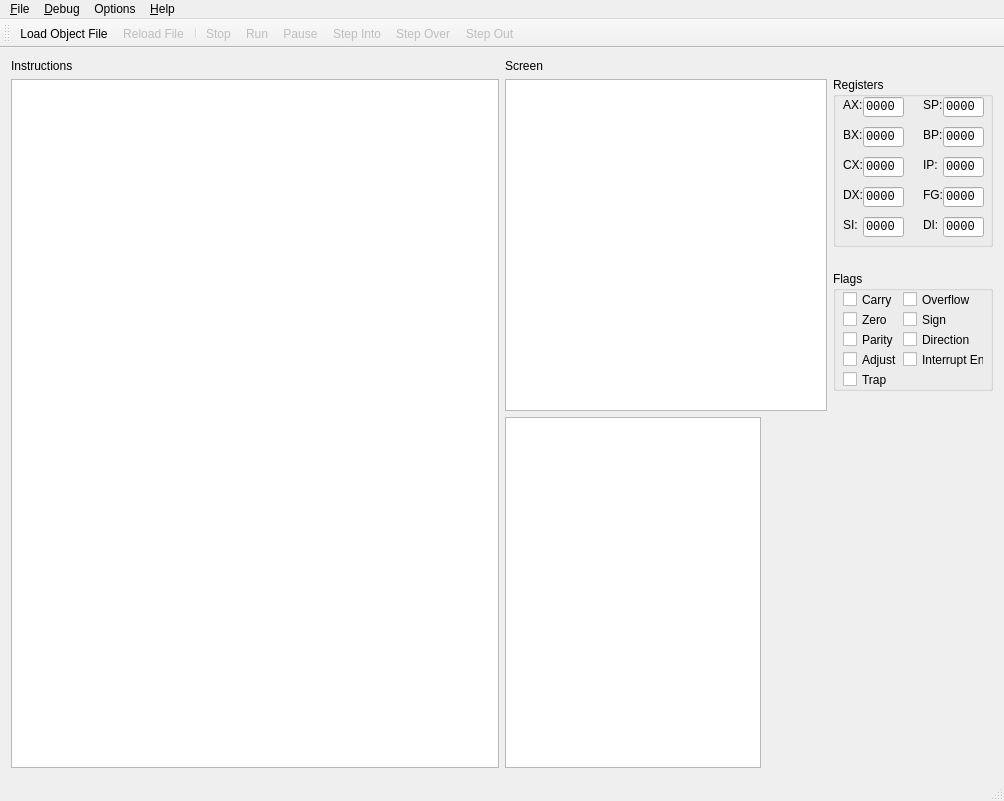
<?xml version="1.0" encoding="UTF-8"?>
<ui version="4.0">
 <class>MainWnd8086</class>
 <widget class="QMainWindow" name="MainWnd8086">
  <property name="windowModality">
   <enum>Qt::WindowModal</enum>
  </property>
  <property name="geometry">
   <rect>
    <x>0</x>
    <y>0</y>
    <width>1004</width>
    <height>801</height>
   </rect>
  </property>
  <property name="sizePolicy">
   <sizepolicy hsizetype="MinimumExpanding" vsizetype="MinimumExpanding">
    <horstretch>0</horstretch>
    <verstretch>0</verstretch>
   </sizepolicy>
  </property>
  <property name="focusPolicy">
   <enum>Qt::ClickFocus</enum>
  </property>
  <property name="windowTitle">
   <string>MainWnd8086</string>
  </property>
  <widget class="QWidget" name="centralWidget">
   <property name="sizePolicy">
    <sizepolicy hsizetype="Expanding" vsizetype="Expanding">
     <horstretch>0</horstretch>
     <verstretch>0</verstretch>
    </sizepolicy>
   </property>
   <layout class="QGridLayout" name="gridLayout">
    <item row="0" column="0">
     <layout class="QHBoxLayout" name="hrzAll">
      <property name="sizeConstraint">
       <enum>QLayout::SetMinimumSize</enum>
      </property>
      <item>
       <layout class="QVBoxLayout" name="verticalLayout_4">
        <item>
         <widget class="QLabel" name="lblInstr">
          <property name="sizePolicy">
           <sizepolicy hsizetype="Fixed" vsizetype="Fixed">
            <horstretch>0</horstretch>
            <verstretch>0</verstretch>
           </sizepolicy>
          </property>
          <property name="text">
           <string>Instructions</string>
          </property>
         </widget>
        </item>
        <item>
         <widget class="QInstructionList" name="lstInstructions">
          <property name="sizePolicy">
           <sizepolicy hsizetype="Expanding" vsizetype="Minimum">
            <horstretch>0</horstretch>
            <verstretch>0</verstretch>
           </sizepolicy>
          </property>
          <property name="minimumSize">
           <size>
            <width>400</width>
            <height>400</height>
           </size>
          </property>
          <property name="maximumSize">
           <size>
            <width>16777215</width>
            <height>16777215</height>
           </size>
          </property>
          <property name="focusPolicy">
           <enum>Qt::NoFocus</enum>
          </property>
          <property name="autoScroll">
           <bool>false</bool>
          </property>
          <property name="editTriggers">
           <set>QAbstractItemView::NoEditTriggers</set>
          </property>
          <property name="showDropIndicator" stdset="0">
           <bool>false</bool>
          </property>
          <property name="selectionMode">
           <enum>QAbstractItemView::SingleSelection</enum>
          </property>
          <property name="selectionBehavior">
           <enum>QAbstractItemView::SelectRows</enum>
          </property>
          <property name="showGrid">
           <bool>false</bool>
          </property>
          <property name="wordWrap">
           <bool>false</bool>
          </property>
          <property name="cornerButtonEnabled">
           <bool>false</bool>
          </property>
          <attribute name="horizontalHeaderVisible">
           <bool>false</bool>
          </attribute>
          <attribute name="horizontalHeaderStretchLastSection">
           <bool>false</bool>
          </attribute>
          <attribute name="verticalHeaderVisible">
           <bool>false</bool>
          </attribute>
         </widget>
        </item>
       </layout>
      </item>
      <item>
       <layout class="QVBoxLayout" name="verticalLayout_3">
        <property name="sizeConstraint">
         <enum>QLayout::SetMinimumSize</enum>
        </property>
        <item>
         <layout class="QHBoxLayout" name="horizontalLayout">
          <property name="sizeConstraint">
           <enum>QLayout::SetMinimumSize</enum>
          </property>
          <item>
           <layout class="QVBoxLayout" name="verticalLayout">
            <property name="sizeConstraint">
             <enum>QLayout::SetMinimumSize</enum>
            </property>
            <item>
             <widget class="QLabel" name="label">
              <property name="text">
               <string>Screen</string>
              </property>
             </widget>
            </item>
            <item>
             <widget class="QPlainTextEdit" name="textBrowser">
              <property name="font">
               <font>
                <family>Courier New</family>
                <pointsize>11</pointsize>
               </font>
              </property>
              <property name="focusPolicy">
               <enum>Qt::NoFocus</enum>
              </property>
              <property name="acceptDrops">
               <bool>false</bool>
              </property>
              <property name="verticalScrollBarPolicy">
               <enum>Qt::ScrollBarAlwaysOff</enum>
              </property>
              <property name="horizontalScrollBarPolicy">
               <enum>Qt::ScrollBarAlwaysOff</enum>
              </property>
              <property name="undoRedoEnabled">
               <bool>false</bool>
              </property>
              <property name="readOnly">
               <bool>true</bool>
              </property>
              <property name="textInteractionFlags">
               <set>Qt::NoTextInteraction</set>
              </property>
             </widget>
            </item>
           </layout>
          </item>
          <item>
           <layout class="QVBoxLayout" name="verticalLayout_2">
            <item>
             <widget class="QGroupBox" name="grpRegisters">
              <property name="sizePolicy">
               <sizepolicy hsizetype="Fixed" vsizetype="Fixed">
                <horstretch>0</horstretch>
                <verstretch>0</verstretch>
               </sizepolicy>
              </property>
              <property name="minimumSize">
               <size>
                <width>160</width>
                <height>170</height>
               </size>
              </property>
              <property name="title">
               <string>Registers</string>
              </property>
              <widget class="QLabel" name="label_2">
               <property name="geometry">
                <rect>
                 <x>10</x>
                 <y>20</y>
                 <width>21</width>
                 <height>16</height>
                </rect>
               </property>
               <property name="text">
                <string>AX:</string>
               </property>
              </widget>
              <widget class="QLineEdit" name="txtAX">
               <property name="geometry">
                <rect>
                 <x>30</x>
                 <y>20</y>
                 <width>41</width>
                 <height>20</height>
                </rect>
               </property>
               <property name="font">
                <font>
                 <family>Courier New</family>
                </font>
               </property>
               <property name="focusPolicy">
                <enum>Qt::NoFocus</enum>
               </property>
               <property name="text">
                <string>0000</string>
               </property>
               <property name="readOnly">
                <bool>true</bool>
               </property>
              </widget>
              <widget class="QLabel" name="label_3">
               <property name="geometry">
                <rect>
                 <x>10</x>
                 <y>50</y>
                 <width>21</width>
                 <height>16</height>
                </rect>
               </property>
               <property name="text">
                <string>BX:</string>
               </property>
              </widget>
              <widget class="QLineEdit" name="txtBX">
               <property name="geometry">
                <rect>
                 <x>30</x>
                 <y>50</y>
                 <width>41</width>
                 <height>20</height>
                </rect>
               </property>
               <property name="font">
                <font>
                 <family>Courier New</family>
                </font>
               </property>
               <property name="focusPolicy">
                <enum>Qt::NoFocus</enum>
               </property>
               <property name="text">
                <string>0000</string>
               </property>
               <property name="readOnly">
                <bool>true</bool>
               </property>
              </widget>
              <widget class="QLabel" name="label_4">
               <property name="geometry">
                <rect>
                 <x>10</x>
                 <y>80</y>
                 <width>21</width>
                 <height>16</height>
                </rect>
               </property>
               <property name="text">
                <string>CX:</string>
               </property>
              </widget>
              <widget class="QLineEdit" name="txtCX">
               <property name="geometry">
                <rect>
                 <x>30</x>
                 <y>80</y>
                 <width>41</width>
                 <height>20</height>
                </rect>
               </property>
               <property name="font">
                <font>
                 <family>Courier New</family>
                </font>
               </property>
               <property name="focusPolicy">
                <enum>Qt::NoFocus</enum>
               </property>
               <property name="text">
                <string>0000</string>
               </property>
               <property name="readOnly">
                <bool>true</bool>
               </property>
              </widget>
              <widget class="QLabel" name="label_5">
               <property name="geometry">
                <rect>
                 <x>10</x>
                 <y>110</y>
                 <width>21</width>
                 <height>16</height>
                </rect>
               </property>
               <property name="text">
                <string>DX:</string>
               </property>
              </widget>
              <widget class="QLineEdit" name="txtDX">
               <property name="geometry">
                <rect>
                 <x>30</x>
                 <y>110</y>
                 <width>41</width>
                 <height>20</height>
                </rect>
               </property>
               <property name="font">
                <font>
                 <family>Courier New</family>
                </font>
               </property>
               <property name="focusPolicy">
                <enum>Qt::NoFocus</enum>
               </property>
               <property name="text">
                <string>0000</string>
               </property>
               <property name="readOnly">
                <bool>true</bool>
               </property>
              </widget>
              <widget class="QLabel" name="label_6">
               <property name="geometry">
                <rect>
                 <x>10</x>
                 <y>140</y>
                 <width>21</width>
                 <height>16</height>
                </rect>
               </property>
               <property name="text">
                <string>SI:</string>
               </property>
              </widget>
              <widget class="QLineEdit" name="txtSI">
               <property name="geometry">
                <rect>
                 <x>30</x>
                 <y>140</y>
                 <width>41</width>
                 <height>20</height>
                </rect>
               </property>
               <property name="font">
                <font>
                 <family>Courier New</family>
                </font>
               </property>
               <property name="focusPolicy">
                <enum>Qt::NoFocus</enum>
               </property>
               <property name="text">
                <string>0000</string>
               </property>
               <property name="readOnly">
                <bool>true</bool>
               </property>
              </widget>
              <widget class="QLabel" name="label_7">
               <property name="geometry">
                <rect>
                 <x>90</x>
                 <y>20</y>
                 <width>21</width>
                 <height>16</height>
                </rect>
               </property>
               <property name="text">
                <string>SP:</string>
               </property>
              </widget>
              <widget class="QLineEdit" name="txtSP">
               <property name="geometry">
                <rect>
                 <x>110</x>
                 <y>20</y>
                 <width>41</width>
                 <height>20</height>
                </rect>
               </property>
               <property name="font">
                <font>
                 <family>Courier New</family>
                </font>
               </property>
               <property name="focusPolicy">
                <enum>Qt::NoFocus</enum>
               </property>
               <property name="text">
                <string>0000</string>
               </property>
               <property name="readOnly">
                <bool>true</bool>
               </property>
              </widget>
              <widget class="QLabel" name="label_8">
               <property name="geometry">
                <rect>
                 <x>90</x>
                 <y>50</y>
                 <width>21</width>
                 <height>16</height>
                </rect>
               </property>
               <property name="text">
                <string>BP:</string>
               </property>
              </widget>
              <widget class="QLineEdit" name="txtBP">
               <property name="geometry">
                <rect>
                 <x>110</x>
                 <y>50</y>
                 <width>41</width>
                 <height>20</height>
                </rect>
               </property>
               <property name="font">
                <font>
                 <family>Courier New</family>
                </font>
               </property>
               <property name="focusPolicy">
                <enum>Qt::NoFocus</enum>
               </property>
               <property name="text">
                <string>0000</string>
               </property>
               <property name="readOnly">
                <bool>true</bool>
               </property>
              </widget>
              <widget class="QLabel" name="label_9">
               <property name="geometry">
                <rect>
                 <x>90</x>
                 <y>80</y>
                 <width>21</width>
                 <height>16</height>
                </rect>
               </property>
               <property name="text">
                <string>IP:</string>
               </property>
              </widget>
              <widget class="QLineEdit" name="txtIP">
               <property name="geometry">
                <rect>
                 <x>110</x>
                 <y>80</y>
                 <width>41</width>
                 <height>20</height>
                </rect>
               </property>
               <property name="font">
                <font>
                 <family>Courier New</family>
                </font>
               </property>
               <property name="focusPolicy">
                <enum>Qt::NoFocus</enum>
               </property>
               <property name="text">
                <string>0000</string>
               </property>
               <property name="readOnly">
                <bool>true</bool>
               </property>
              </widget>
              <widget class="QLineEdit" name="txtFLAGS">
               <property name="geometry">
                <rect>
                 <x>110</x>
                 <y>110</y>
                 <width>41</width>
                 <height>20</height>
                </rect>
               </property>
               <property name="font">
                <font>
                 <family>Courier New</family>
                </font>
               </property>
               <property name="focusPolicy">
                <enum>Qt::NoFocus</enum>
               </property>
               <property name="text">
                <string>0000</string>
               </property>
               <property name="readOnly">
                <bool>true</bool>
               </property>
              </widget>
              <widget class="QLabel" name="label_10">
               <property name="geometry">
                <rect>
                 <x>90</x>
                 <y>110</y>
                 <width>21</width>
                 <height>16</height>
                </rect>
               </property>
               <property name="text">
                <string>FG:</string>
               </property>
              </widget>
              <widget class="QLineEdit" name="txtDI">
               <property name="geometry">
                <rect>
                 <x>110</x>
                 <y>140</y>
                 <width>41</width>
                 <height>20</height>
                </rect>
               </property>
               <property name="font">
                <font>
                 <family>Courier New</family>
                </font>
               </property>
               <property name="focusPolicy">
                <enum>Qt::NoFocus</enum>
               </property>
               <property name="text">
                <string>0000</string>
               </property>
               <property name="readOnly">
                <bool>true</bool>
               </property>
              </widget>
              <widget class="QLabel" name="label_11">
               <property name="geometry">
                <rect>
                 <x>90</x>
                 <y>140</y>
                 <width>21</width>
                 <height>16</height>
                </rect>
               </property>
               <property name="text">
                <string>DI:</string>
               </property>
              </widget>
             </widget>
            </item>
            <item>
             <widget class="QGroupBox" name="grpFlags">
              <property name="sizePolicy">
               <sizepolicy hsizetype="Fixed" vsizetype="Fixed">
                <horstretch>0</horstretch>
                <verstretch>0</verstretch>
               </sizepolicy>
              </property>
              <property name="minimumSize">
               <size>
                <width>160</width>
                <height>120</height>
               </size>
              </property>
              <property name="title">
               <string>Flags</string>
              </property>
              <widget class="QCheckBox" name="chkCarry">
               <property name="geometry">
                <rect>
                 <x>10</x>
                 <y>20</y>
                 <width>71</width>
                 <height>17</height>
                </rect>
               </property>
               <property name="text">
                <string>Carry</string>
               </property>
              </widget>
              <widget class="QCheckBox" name="chkOverflow">
               <property name="geometry">
                <rect>
                 <x>70</x>
                 <y>20</y>
                 <width>71</width>
                 <height>17</height>
                </rect>
               </property>
               <property name="text">
                <string>Overflow</string>
               </property>
              </widget>
              <widget class="QCheckBox" name="chkZero">
               <property name="geometry">
                <rect>
                 <x>10</x>
                 <y>40</y>
                 <width>71</width>
                 <height>17</height>
                </rect>
               </property>
               <property name="text">
                <string>Zero</string>
               </property>
              </widget>
              <widget class="QCheckBox" name="chkSign">
               <property name="geometry">
                <rect>
                 <x>70</x>
                 <y>40</y>
                 <width>71</width>
                 <height>17</height>
                </rect>
               </property>
               <property name="text">
                <string>Sign</string>
               </property>
              </widget>
              <widget class="QCheckBox" name="chkParity">
               <property name="geometry">
                <rect>
                 <x>10</x>
                 <y>60</y>
                 <width>71</width>
                 <height>17</height>
                </rect>
               </property>
               <property name="text">
                <string>Parity</string>
               </property>
              </widget>
              <widget class="QCheckBox" name="chkAdjust">
               <property name="geometry">
                <rect>
                 <x>10</x>
                 <y>80</y>
                 <width>71</width>
                 <height>17</height>
                </rect>
               </property>
               <property name="text">
                <string>Adjust</string>
               </property>
              </widget>
              <widget class="QCheckBox" name="chkTrap">
               <property name="geometry">
                <rect>
                 <x>10</x>
                 <y>100</y>
                 <width>71</width>
                 <height>17</height>
                </rect>
               </property>
               <property name="text">
                <string>Trap</string>
               </property>
              </widget>
              <widget class="QCheckBox" name="chkInterrupt">
               <property name="geometry">
                <rect>
                 <x>70</x>
                 <y>80</y>
                 <width>81</width>
                 <height>17</height>
                </rect>
               </property>
               <property name="text">
                <string>Interrupt En.</string>
               </property>
              </widget>
              <widget class="QCheckBox" name="chkDirection">
               <property name="geometry">
                <rect>
                 <x>70</x>
                 <y>60</y>
                 <width>71</width>
                 <height>17</height>
                </rect>
               </property>
               <property name="text">
                <string>Direction</string>
               </property>
              </widget>
             </widget>
            </item>
           </layout>
          </item>
         </layout>
        </item>
        <item>
         <widget class="QTableView" name="tableView">
          <property name="sizePolicy">
           <sizepolicy hsizetype="Maximum" vsizetype="Expanding">
            <horstretch>0</horstretch>
            <verstretch>0</verstretch>
           </sizepolicy>
          </property>
          <property name="minimumSize">
           <size>
            <width>0</width>
            <height>250</height>
           </size>
          </property>
          <property name="font">
           <font>
            <family>Courier New</family>
           </font>
          </property>
          <attribute name="horizontalHeaderHighlightSections">
           <bool>true</bool>
          </attribute>
          <attribute name="horizontalHeaderShowSortIndicator" stdset="0">
           <bool>false</bool>
          </attribute>
          <attribute name="verticalHeaderCascadingSectionResizes">
           <bool>true</bool>
          </attribute>
          <attribute name="verticalHeaderHighlightSections">
           <bool>false</bool>
          </attribute>
          <attribute name="verticalHeaderShowSortIndicator" stdset="0">
           <bool>false</bool>
          </attribute>
         </widget>
        </item>
       </layout>
      </item>
     </layout>
    </item>
   </layout>
  </widget>
  <widget class="QToolBar" name="mainToolBar">
   <property name="enabled">
    <bool>true</bool>
   </property>
   <attribute name="toolBarArea">
    <enum>TopToolBarArea</enum>
   </attribute>
   <attribute name="toolBarBreak">
    <bool>false</bool>
   </attribute>
   <addaction name="action_Open"/>
   <addaction name="actionReload_File"/>
   <addaction name="separator"/>
   <addaction name="actionStop"/>
   <addaction name="actionRun"/>
   <addaction name="actionPause"/>
   <addaction name="actionStep_Into"/>
   <addaction name="actionStep_Over"/>
   <addaction name="actionStep_Out"/>
  </widget>
  <widget class="QStatusBar" name="statusBar"/>
  <widget class="QMenuBar" name="menuBar">
   <property name="geometry">
    <rect>
     <x>0</x>
     <y>0</y>
     <width>1004</width>
     <height>20</height>
    </rect>
   </property>
   <widget class="QMenu" name="menu_File">
    <property name="title">
     <string>&amp;File</string>
    </property>
    <addaction name="action_Open"/>
    <addaction name="actionReload_File"/>
    <addaction name="separator"/>
    <addaction name="actionExit"/>
   </widget>
   <widget class="QMenu" name="menu_Debug">
    <property name="title">
     <string>&amp;Debug</string>
    </property>
    <addaction name="actionRun"/>
    <addaction name="actionPause"/>
    <addaction name="separator"/>
    <addaction name="actionStep_Out"/>
    <addaction name="actionStep_Into"/>
    <addaction name="actionStep_Over"/>
    <addaction name="separator"/>
    <addaction name="actionBreakpoint"/>
   </widget>
   <widget class="QMenu" name="menu_Help">
    <property name="title">
     <string>&amp;Help</string>
    </property>
    <addaction name="actionHelp"/>
   </widget>
   <widget class="QMenu" name="menuOptions">
    <property name="title">
     <string>Options</string>
    </property>
    <addaction name="actionEnable_Listings"/>
   </widget>
   <addaction name="menu_File"/>
   <addaction name="menu_Debug"/>
   <addaction name="menuOptions"/>
   <addaction name="menu_Help"/>
  </widget>
  <action name="actionRun">
   <property name="enabled">
    <bool>false</bool>
   </property>
   <property name="icon">
    <iconset resource="Resources.qrc">
     <normaloff>:/res/runproject24.ico</normaloff>:/res/runproject24.ico</iconset>
   </property>
   <property name="text">
    <string>Run</string>
   </property>
   <property name="shortcut">
    <string>F5</string>
   </property>
  </action>
  <action name="action_Open">
   <property name="icon">
    <iconset resource="Resources.qrc">
     <normaloff>:/res/openproject24.ico</normaloff>:/res/openproject24.ico</iconset>
   </property>
   <property name="text">
    <string>&amp;Load Object File</string>
   </property>
   <property name="shortcut">
    <string>Ctrl+O</string>
   </property>
  </action>
  <action name="actionExit">
   <property name="text">
    <string>E&amp;xit</string>
   </property>
   <property name="shortcut">
    <string>Ctrl+Q, Alt+F4</string>
   </property>
  </action>
  <action name="actionStep_Into">
   <property name="enabled">
    <bool>false</bool>
   </property>
   <property name="icon">
    <iconset resource="Resources.qrc">
     <normaloff>:/res/StepInto24.ico</normaloff>:/res/StepInto24.ico</iconset>
   </property>
   <property name="text">
    <string>Step &amp;Into</string>
   </property>
   <property name="shortcut">
    <string>F11</string>
   </property>
  </action>
  <action name="actionStep_Over">
   <property name="enabled">
    <bool>false</bool>
   </property>
   <property name="icon">
    <iconset resource="Resources.qrc">
     <normaloff>:/res/StepOver24.ico</normaloff>:/res/StepOver24.ico</iconset>
   </property>
   <property name="text">
    <string>Step &amp;Over</string>
   </property>
   <property name="shortcut">
    <string>F10</string>
   </property>
  </action>
  <action name="actionStep_Out">
   <property name="enabled">
    <bool>false</bool>
   </property>
   <property name="icon">
    <iconset resource="Resources.qrc">
     <normaloff>:/res/StepOut24.ico</normaloff>:/res/StepOut24.ico</iconset>
   </property>
   <property name="text">
    <string>Step Out</string>
   </property>
   <property name="shortcut">
    <string>F8</string>
   </property>
  </action>
  <action name="actionHelp">
   <property name="icon">
    <iconset>
     <normaloff>:/res/open.ico</normaloff>:/res/open.ico</iconset>
   </property>
   <property name="text">
    <string>Help</string>
   </property>
   <property name="shortcut">
    <string>F1</string>
   </property>
  </action>
  <action name="actionPause">
   <property name="enabled">
    <bool>false</bool>
   </property>
   <property name="icon">
    <iconset resource="Resources.qrc">
     <normaloff>:/res/pause24.ico</normaloff>:/res/pause24.ico</iconset>
   </property>
   <property name="text">
    <string>Pause</string>
   </property>
  </action>
  <action name="actionReload_File">
   <property name="enabled">
    <bool>false</bool>
   </property>
   <property name="icon">
    <iconset resource="Resources.qrc">
     <normaloff>:/res/testproject24.ico</normaloff>:/res/testproject24.ico</iconset>
   </property>
   <property name="text">
    <string>Reload File</string>
   </property>
   <property name="shortcut">
    <string>Ctrl+Shift+R</string>
   </property>
  </action>
  <action name="actionStop">
   <property name="enabled">
    <bool>false</bool>
   </property>
   <property name="icon">
    <iconset resource="Resources.qrc">
     <normaloff>:/res/kill24.ico</normaloff>:/res/kill24.ico</iconset>
   </property>
   <property name="text">
    <string>Stop</string>
   </property>
   <property name="shortcut">
    <string>Ctrl+R</string>
   </property>
  </action>
  <action name="actionBreakpoint">
   <property name="text">
    <string>Toggle Breakpoint</string>
   </property>
   <property name="shortcut">
    <string>F9</string>
   </property>
  </action>
  <action name="actionEnable_Listings">
   <property name="checkable">
    <bool>true</bool>
   </property>
   <property name="checked">
    <bool>true</bool>
   </property>
   <property name="text">
    <string>Enable Listings</string>
   </property>
  </action>
 </widget>
 <layoutdefault spacing="6" margin="11"/>
 <customwidgets>
  <customwidget>
   <class>QInstructionList</class>
   <extends>QTableWidget</extends>
   <header>QInstructionList.hpp</header>
  </customwidget>
 </customwidgets>
 <resources>
  <include location="Resources.qrc"/>
 </resources>
 <connections/>
 <designerdata>
  <property name="gridDeltaX">
   <number>10</number>
  </property>
  <property name="gridDeltaY">
   <number>10</number>
  </property>
  <property name="gridSnapX">
   <bool>true</bool>
  </property>
  <property name="gridSnapY">
   <bool>true</bool>
  </property>
  <property name="gridVisible">
   <bool>true</bool>
  </property>
 </designerdata>
</ui>
